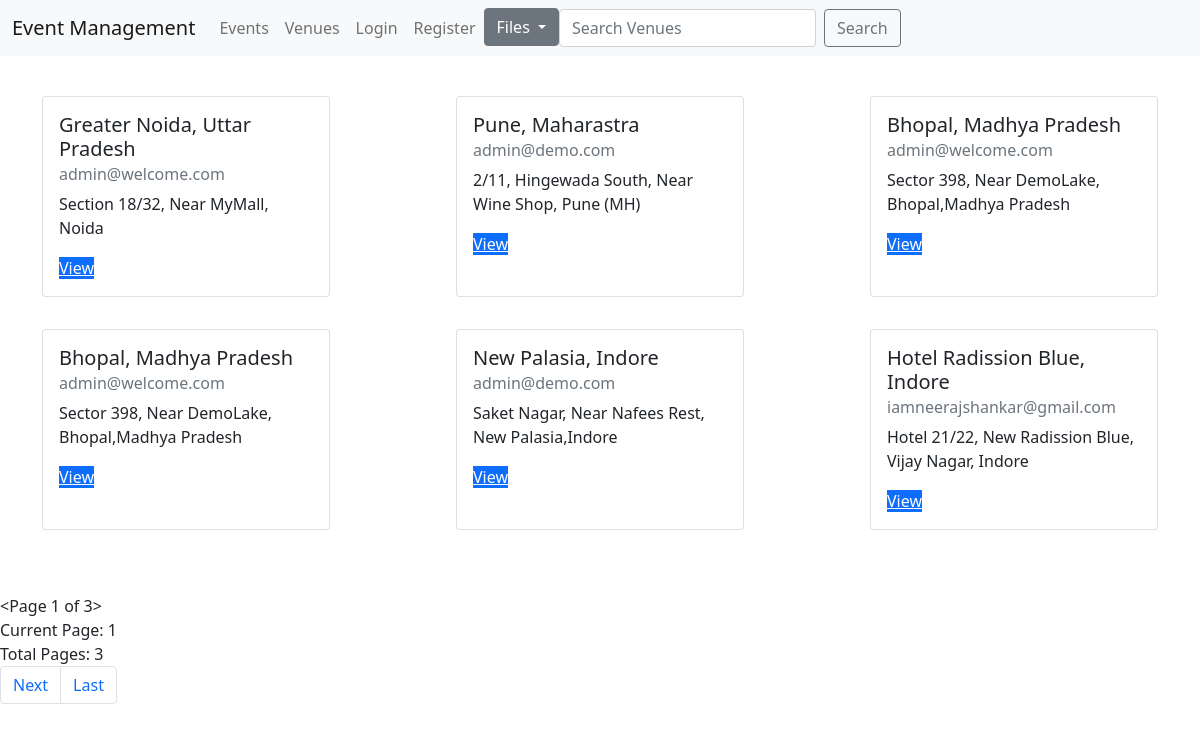
Screenshot of /list_venues with the database file from the repository.
### events/models.py (models this page shows, shortened)
class Venue(models.Model):
    venue_place = models.CharField('Place of Event', max_length=200)
    address = models.CharField('Venue Address', max_length=200)
    zip_code = models.CharField('Zip Code', max_length=100)
    phone = models.CharField('Contact Number', max_length=100)
    web_address =  models.URLField('Website Address')
    email_address = models.EmailField('Email Address')

### events/views.py (the view)
# urls.py: path('list_venues', views.list_venues, name='list-venues'),
def list_venues(request):
    p = Paginator(Venue.objects.all(), 6)
    page = request.GET.get('page')
    venuesList = p.get_page(page)
    return render(request, 'venue-list.html', {'venuesList':venuesList}, )

### templates/venue-list.html (shortened to what this page needs)
{% extends 'base.html' %}
{% block body%}
<div class="container  my-4" style="display: flex; flex-flow: row wrap;
  align-content: space-between;
  justify-content: space-between;">
{% for venue in venuesList%}
<div class="card my-3" style="width: 18rem;">
  <div class="card-body">
    <h5 class="card-title">{{venue.venue_place}}</h5>
    <h6 class="card-subtitle mb-2 text-muted">{{venue.email_address}}</h6>
    <p class="card-text">{{venue.address}}</p>
    <a href="{% url 'show-venue' venue.id%}" class="card-link btn-primary">View</a>
  </div>
</div>
{% endfor %}
</div>
<br>
{{venuesList}}
<br>
Current Page: {{venuesList.number}}
<br>
Total Pages: {{venuesList.paginator.num_pages}}
<br>
<nav aria-label="Page navigation example">
  <ul class="pagination">
    {%if venuesList.has_next%}
    <li class="page-item"><a class="page-link" href="?page={{venuesList.next_page_number}}">Next</a></li>
    <li class="page-item"><a class="page-link" href="?page={{venuesList.paginator.num_pages}}">Last</a></li>
    {% endif %}
  </ul>
</nav>
{% endblock body%}

### rows the page displays
Venue: venue_place "Greater Noida, Uttar Pradesh", email_address "admin@welcome.com", address "Section 18/32, Near MyMall, Noida"
Venue: venue_place "Pune, Maharastra", email_address "admin@demo.com", address "2/11, Hingewada South, Near Wine Shop, Pune (MH)"
Venue: venue_place "Bhopal, Madhya Pradesh", email_address "admin@welcome.com", address "Sector 398, Near DemoLake, Bhopal,Madhya Pradesh"
Venue: venue_place "Bhopal, Madhya Pradesh", email_address "admin@welcome.com", address "Sector 398, Near DemoLake, Bhopal,Madhya Pradesh"
Venue: venue_place "New Palasia, Indore", email_address "admin@demo.com", address "Saket Nagar, Near Nafees Rest, New Palasia,Indore"
Venue: venue_place "Hotel Radission Blue, Indore", email_address "iamneerajshankar@gmail.com", address "Hotel 21/22, New Radission Blue, Vijay Nagar, Indore"

### other values shown
{{ venuesList }} "<Page 1 of 3>"
{{ venuesList.number }} "1"
{{ venuesList.paginator.num_pages }} "3"
